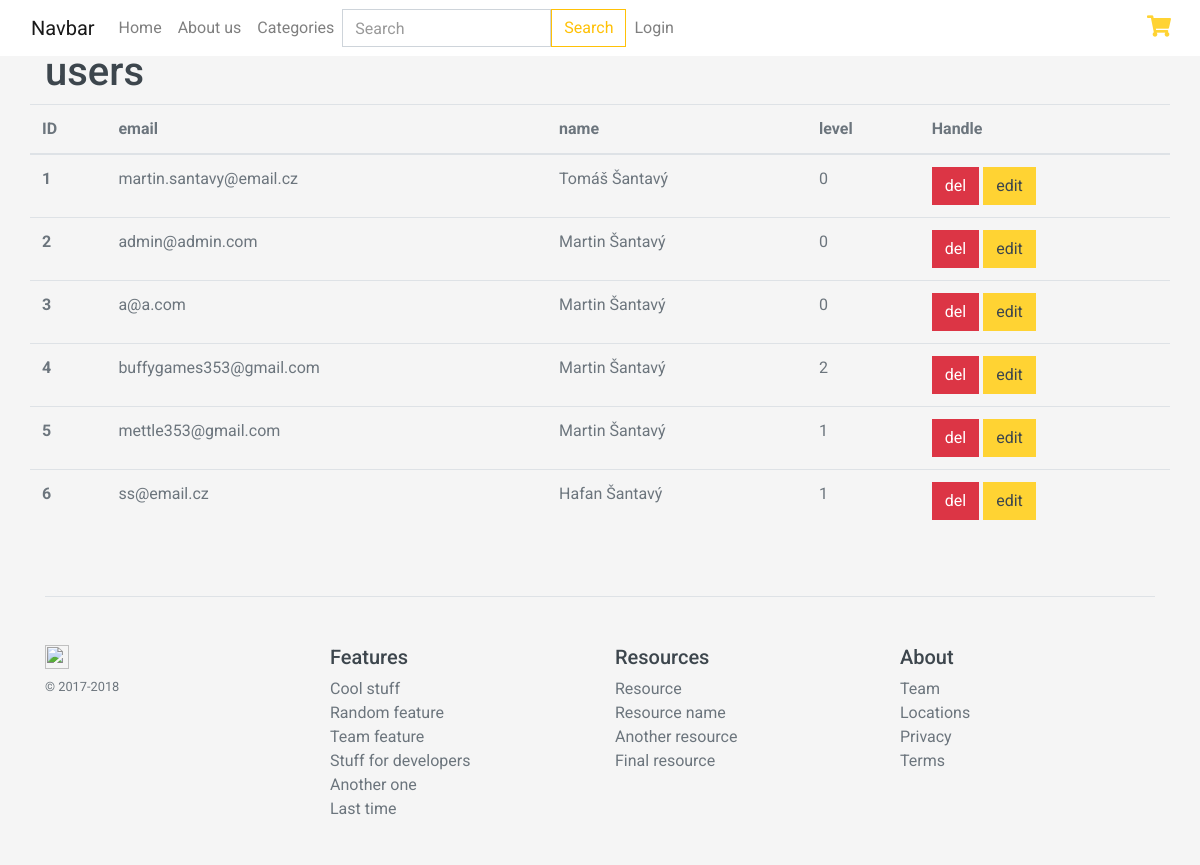
Before: /index.php/manager/users with the older database file.
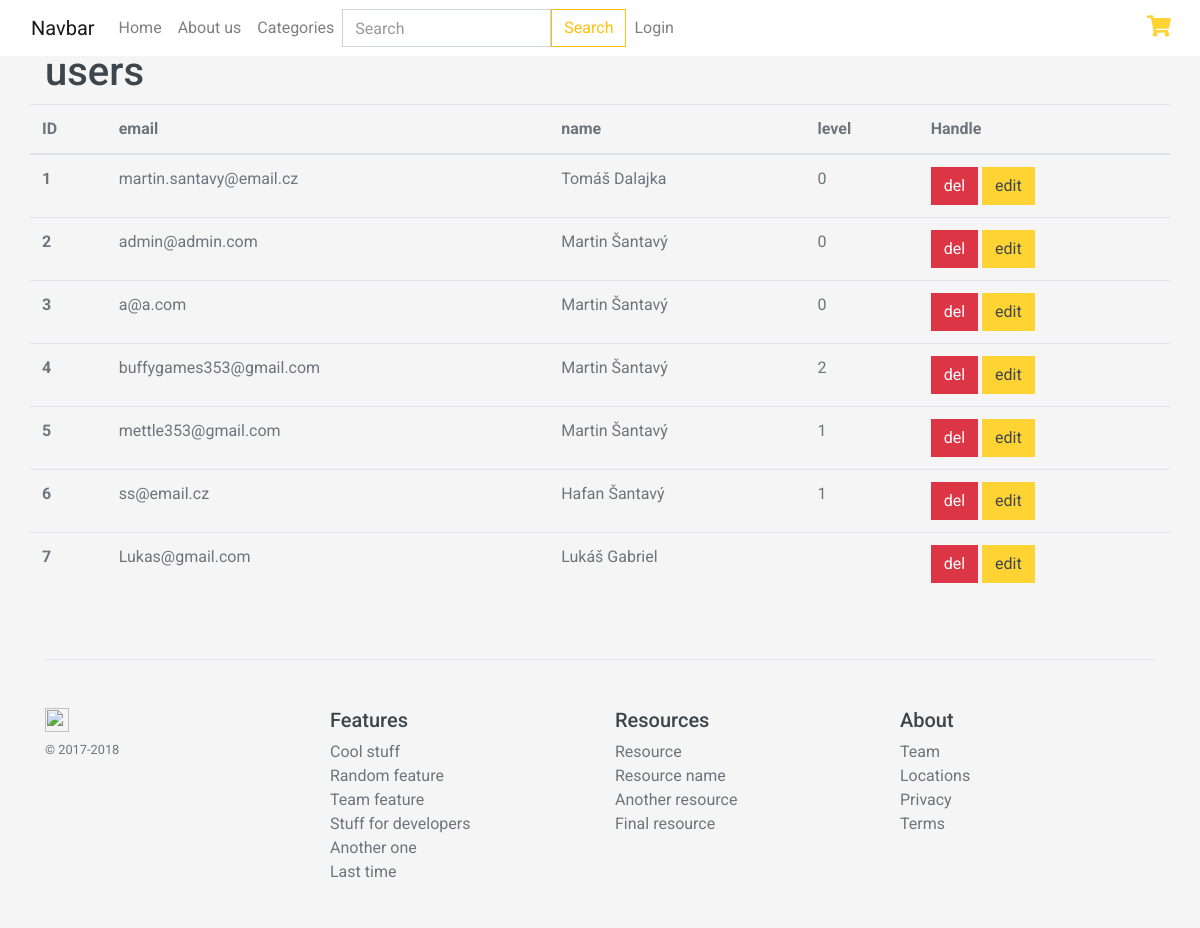
After: the same page with the newer database file.
### tables this page shows
CREATE TABLE `users` (
  `id` int(11) NOT NULL,
  `email` varchar(45) DEFAULT NULL,
  `password` text DEFAULT NULL,
  `first_name` varchar(45) DEFAULT NULL,
  `last_name` varchar(45) DEFAULT NULL,
  `level` int(4) DEFAULT NULL
);

### application/controllers/Manager.php (called while the page is built, shortened)
<?php
class Manager extends CI_Controller {
	private $userData;
	public function __construct(){
		$this->userData = $this->session->userdata();
	}
	public function users(){
        $viewData = [];
        $start = $this->input->get('per_page');
		$limit = $this->config->item('per_page');
        $viewData['items'] = $this->db->limit($start, $limit)->get('users')->result();
        $this->pagination->initialize([
			'base_url' => base_url('manager/users'),
			'total_rows' => $this->db->count_all_results('users')
		]);
		$viewData['pagination'] = $this->pagination->create_links();
        $this->render('manager/users', $viewData);
    }
	private function render($page, $data = [])
	{
		$categories = $this->db->get('categories')->result();
		$headerData = [
			'categories' => $categories,
			'user' => $this->userData,
			'alert' => $this->session->flashdata('alert')
		];
		$this->load->view('inc/header', $headerData);
		$this->load->view($page, $data);
		$this->load->view('inc/footer');
	}
}

### index.php (called while the page is built, shortened)
<?php
require_once BASEPATH.'core/CodeIgniter.php';

### application/views/manager/users.php (the view, shortened to what this page needs)
	<div class="container mt-5">
		<div class="row">
      <div class="col-12">
            <h1>users</h1>
      </div>
        <table class="table">
  <thead>
    <tr>
      <th scope="col">ID</th>
      <th scope="col">email</th>
      <th scope="col">name</th>
      <th scope="col">level</th>
      <th scope="col">Handle</th>
    </tr>
  </thead>
  <tbody>
    <?php foreach($items as $item): ?>
    <tr>
      <th scope="row"><?=$item->id?></th>
      <td><?=$item->email?></td>
      <td><?=$item->first_name?> <?=$item->last_name?></td>
      <td><?=$item->level?></td>
      <td>
        <a class="btn btn-danger delete" href="<?=base_url('index.php/manager/delete_users/' . $item->id)?>">del</a>
        <a class="btn btn-primary" href="<?=base_url('index.php/Manager/edit_user/' . $item->id)?>">edit</a>
      </td>
    </tr>
    <?php endforeach;?>
  </tbody>
</table>
</div>
</div>

Changed rows visible on the page:
changed users "martin.santavy@email.cz": last_name "Šantavý" → "Dalajka"
added users: id "7", email "Lukas@gmail.com", first_name "Lukáš", last_name "Gabriel"
